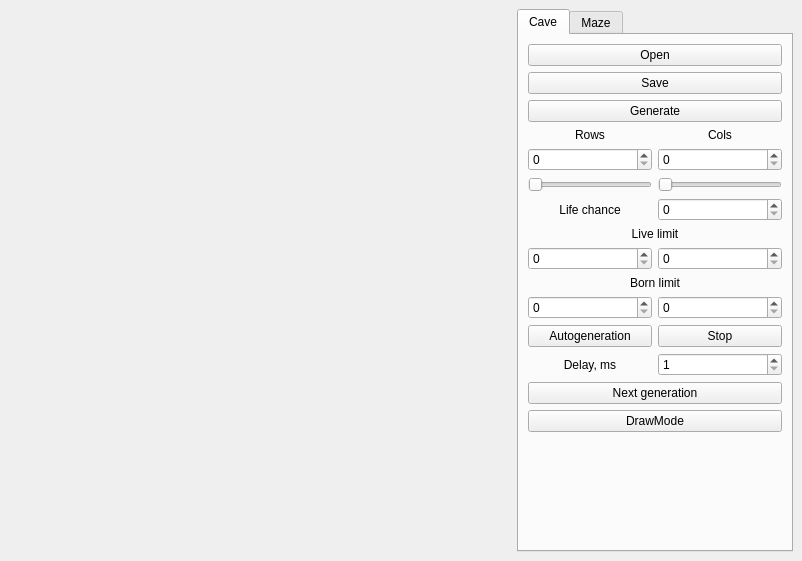
<?xml version="1.0" encoding="UTF-8"?>
<ui version="4.0">
 <class>mcg::View</class>
 <widget class="QMainWindow" name="mcg::View">
  <property name="geometry">
   <rect>
    <x>0</x>
    <y>0</y>
    <width>802</width>
    <height>561</height>
   </rect>
  </property>
  <property name="windowTitle">
   <string>MazeCaveGenerator</string>
  </property>
  <widget class="QWidget" name="central_widget">
   <layout class="QHBoxLayout" name="horizontalLayout" stretch="8,1">
    <item>
     <widget class="Loader" name="mcg_loader" native="true">
      <property name="sizePolicy">
       <sizepolicy hsizetype="Preferred" vsizetype="Preferred">
        <horstretch>0</horstretch>
        <verstretch>0</verstretch>
       </sizepolicy>
      </property>
      <property name="minimumSize">
       <size>
        <width>502</width>
        <height>502</height>
       </size>
      </property>
      <property name="maximumSize">
       <size>
        <width>501</width>
        <height>501</height>
       </size>
      </property>
     </widget>
    </item>
    <item>
     <widget class="QTabWidget" name="tab_widget">
      <property name="sizePolicy">
       <sizepolicy hsizetype="Preferred" vsizetype="Preferred">
        <horstretch>0</horstretch>
        <verstretch>0</verstretch>
       </sizepolicy>
      </property>
      <property name="minimumSize">
       <size>
        <width>271</width>
        <height>0</height>
       </size>
      </property>
      <property name="layoutDirection">
       <enum>Qt::LeftToRight</enum>
      </property>
      <property name="styleSheet">
       <string notr="true">QTabWidget::tab-bar {
                alignment: center;
            }</string>
      </property>
      <property name="tabPosition">
       <enum>QTabWidget::North</enum>
      </property>
      <property name="tabShape">
       <enum>QTabWidget::Rounded</enum>
      </property>
      <property name="currentIndex">
       <number>0</number>
      </property>
      <property name="elideMode">
       <enum>Qt::ElideNone</enum>
      </property>
      <widget class="QWidget" name="tab_cave">
       <attribute name="title">
        <string>Cave</string>
       </attribute>
       <layout class="QGridLayout" name="gridLayout_3">
        <item row="7" column="0">
         <spacer name="vertical_spacer_cave">
          <property name="orientation">
           <enum>Qt::Vertical</enum>
          </property>
          <property name="sizeHint" stdset="0">
           <size>
            <width>20</width>
            <height>40</height>
           </size>
          </property>
         </spacer>
        </item>
        <item row="0" column="0">
         <widget class="QPushButton" name="pushbutton_open_cave">
          <property name="text">
           <string>Open</string>
          </property>
         </widget>
        </item>
        <item row="2" column="0">
         <widget class="QPushButton" name="pushbutton_generate_cave">
          <property name="text">
           <string>Generate</string>
          </property>
         </widget>
        </item>
        <item row="1" column="0">
         <widget class="QPushButton" name="pushbutton_save_cave">
          <property name="text">
           <string>Save</string>
          </property>
         </widget>
        </item>
        <item row="3" column="0">
         <layout class="QGridLayout" name="grid_layout_cave">
          <item row="7" column="1">
           <widget class="QSpinBox" name="spinbox_born_limit_max"/>
          </item>
          <item row="3" column="0">
           <widget class="QLabel" name="label_life_chance">
            <property name="text">
             <string>Life chance</string>
            </property>
            <property name="alignment">
             <set>Qt::AlignCenter</set>
            </property>
           </widget>
          </item>
          <item row="0" column="1">
           <widget class="QLabel" name="label_cave_cols">
            <property name="text">
             <string>Cols</string>
            </property>
            <property name="alignment">
             <set>Qt::AlignCenter</set>
            </property>
           </widget>
          </item>
          <item row="5" column="0">
           <widget class="QSpinBox" name="spinbox_live_limit_min"/>
          </item>
          <item row="7" column="0">
           <widget class="QSpinBox" name="spinbox_born_limit_min"/>
          </item>
          <item row="2" column="1">
           <widget class="QSlider" name="horizontal_slider_cave_cols">
            <property name="orientation">
             <enum>Qt::Horizontal</enum>
            </property>
           </widget>
          </item>
          <item row="5" column="1">
           <widget class="QSpinBox" name="spinbox_live_limit_max"/>
          </item>
          <item row="6" column="0" colspan="2">
           <widget class="QLabel" name="label_born_limit">
            <property name="text">
             <string>Born limit</string>
            </property>
            <property name="alignment">
             <set>Qt::AlignCenter</set>
            </property>
           </widget>
          </item>
          <item row="8" column="1">
           <widget class="QPushButton" name="pushbutton_stop_autogen_cave">
            <property name="text">
             <string>Stop</string>
            </property>
           </widget>
          </item>
          <item row="3" column="1">
           <widget class="QSpinBox" name="spinbox_life_chance"/>
          </item>
          <item row="1" column="0">
           <widget class="QSpinBox" name="spinbox_cave_rows"/>
          </item>
          <item row="0" column="0">
           <widget class="QLabel" name="label_cave_rows">
            <property name="text">
             <string>Rows</string>
            </property>
            <property name="alignment">
             <set>Qt::AlignCenter</set>
            </property>
           </widget>
          </item>
          <item row="2" column="0">
           <widget class="QSlider" name="horizontal_slider_cave_rows">
            <property name="orientation">
             <enum>Qt::Horizontal</enum>
            </property>
           </widget>
          </item>
          <item row="4" column="0" colspan="2">
           <widget class="QLabel" name="label_live_limit">
            <property name="text">
             <string>Live limit</string>
            </property>
            <property name="alignment">
             <set>Qt::AlignCenter</set>
            </property>
           </widget>
          </item>
          <item row="8" column="0">
           <widget class="QPushButton" name="pushbutton_autogen_cave">
            <property name="text">
             <string>Autogeneration</string>
            </property>
           </widget>
          </item>
          <item row="1" column="1">
           <widget class="QSpinBox" name="spinbox_cave_cols"/>
          </item>
          <item row="9" column="0">
           <widget class="QLabel" name="label_delay">
            <property name="text">
             <string>Delay, ms</string>
            </property>
            <property name="alignment">
             <set>Qt::AlignCenter</set>
            </property>
           </widget>
          </item>
          <item row="9" column="1">
           <widget class="QSpinBox" name="spinbox_delay">
            <property name="minimum">
             <number>1</number>
            </property>
           </widget>
          </item>
         </layout>
        </item>
        <item row="4" column="0">
         <widget class="QPushButton" name="pushbutton_generate_cave_next">
          <property name="text">
           <string>Next generation</string>
          </property>
         </widget>
        </item>
        <item row="5" column="0">
         <widget class="QPushButton" name="pushbutton_draw_mode_cave">
          <property name="text">
           <string>DrawMode</string>
          </property>
         </widget>
        </item>
       </layout>
      </widget>
      <widget class="QWidget" name="tab_maze">
       <attribute name="title">
        <string>Maze</string>
       </attribute>
       <layout class="QGridLayout" name="gridLayout_2">
        <item row="4" column="0">
         <spacer name="vertical_spacer_maze">
          <property name="orientation">
           <enum>Qt::Vertical</enum>
          </property>
          <property name="sizeHint" stdset="0">
           <size>
            <width>20</width>
            <height>40</height>
           </size>
          </property>
         </spacer>
        </item>
        <item row="1" column="0">
         <widget class="QPushButton" name="pushbutton_save_maze">
          <property name="text">
           <string>Save</string>
          </property>
         </widget>
        </item>
        <item row="0" column="0">
         <widget class="QPushButton" name="pushbutton_open_maze">
          <property name="text">
           <string>Open</string>
          </property>
         </widget>
        </item>
        <item row="2" column="0">
         <widget class="QPushButton" name="pushbutton_generate_maze">
          <property name="text">
           <string>Generate</string>
          </property>
         </widget>
        </item>
        <item row="3" column="0">
         <layout class="QGridLayout" name="grid_layout_maze">
          <item row="1" column="0">
           <widget class="QSpinBox" name="spinbox_maze_rows"/>
          </item>
          <item row="1" column="1">
           <widget class="QSpinBox" name="spinbox_maze_cols"/>
          </item>
          <item row="0" column="0">
           <widget class="QLabel" name="label_maze_rows">
            <property name="text">
             <string>Rows</string>
            </property>
            <property name="alignment">
             <set>Qt::AlignCenter</set>
            </property>
           </widget>
          </item>
          <item row="0" column="1">
           <widget class="QLabel" name="label_maze_cols">
            <property name="text">
             <string>Cols</string>
            </property>
            <property name="alignment">
             <set>Qt::AlignCenter</set>
            </property>
           </widget>
          </item>
          <item row="2" column="0">
           <widget class="QSlider" name="horizontal_slider_maze_rows">
            <property name="orientation">
             <enum>Qt::Horizontal</enum>
            </property>
           </widget>
          </item>
          <item row="2" column="1">
           <widget class="QSlider" name="horizontal_slider_maze_cols">
            <property name="orientation">
             <enum>Qt::Horizontal</enum>
            </property>
           </widget>
          </item>
         </layout>
        </item>
       </layout>
      </widget>
     </widget>
    </item>
   </layout>
  </widget>
 </widget>
 <customwidgets>
  <customwidget>
   <class>Loader</class>
   <extends>QWidget</extends>
   <header>view/loader.h</header>
   <container>1</container>
  </customwidget>
 </customwidgets>
 <resources/>
 <connections/>
</ui>
